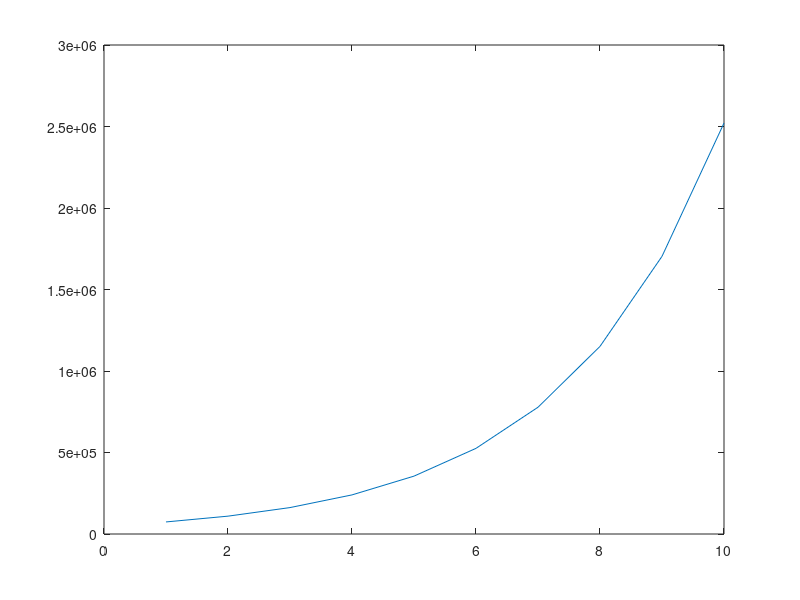

MATLAB code for this plot: (Note: this script raises an error after producing the figure.)
%% small exercise loops
i = 0;
%A = []; %size not predefined
A = zeros(1,4); %--> size predefined
for j=1:4
    i=i+j;
    A(j)=i; %or A=[A,i] also possible for non-predefined;
end
disp(A)

%% wild boar for loop
N = 50E3;
r = 0.48;
dt = 1;
B = [];
for t=1:10
    N = N*(1+r*dt);
    %B=[B,N] far too slow NEVER use this!
    B(t)=N %is much faster! But constantly overwriting same array
    % Best is always to PREALOCATE
end
figure
plot(B)
hold on
N1 = PopAtMoment(t_row,0.48,N0);
plot (t_row, N1, 'color', 'r')

%% wild boar while loop
N_while = 50E3;
C = zeros(1,10);
t = 1;
while t<11
    N_while = N_while*(1+r*dt);
    C(t)= N_while
    t = t+1;
end
figure
plot(C)

%% nested loops - CalculateSlope
clearvars
load('dem.mat');
MiniMatrix = ExtractMyDem(dem,30,90,15,60);
Slope1 = Slope(MiniMatrix,90,'nested');
Slope2 = Slope(MiniMatrix,90,'indexed');


